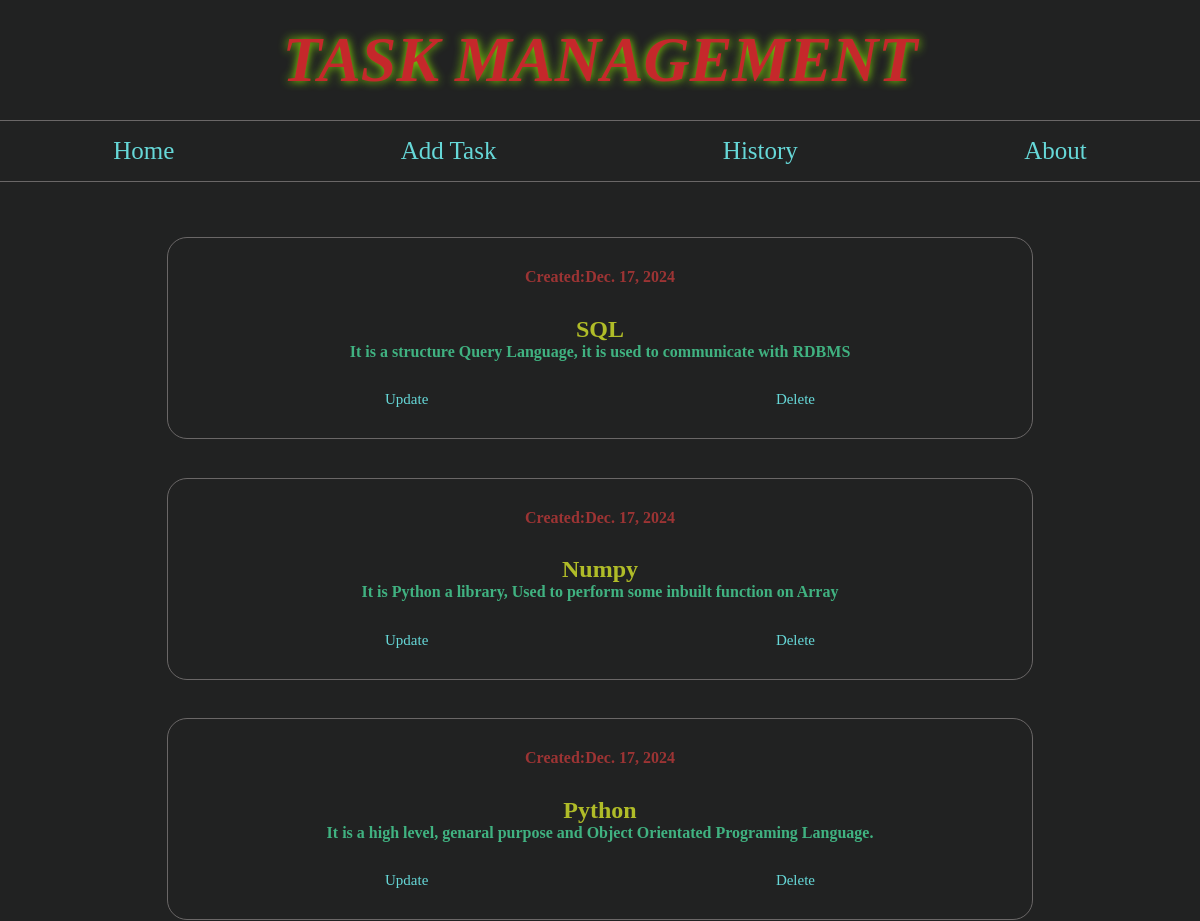
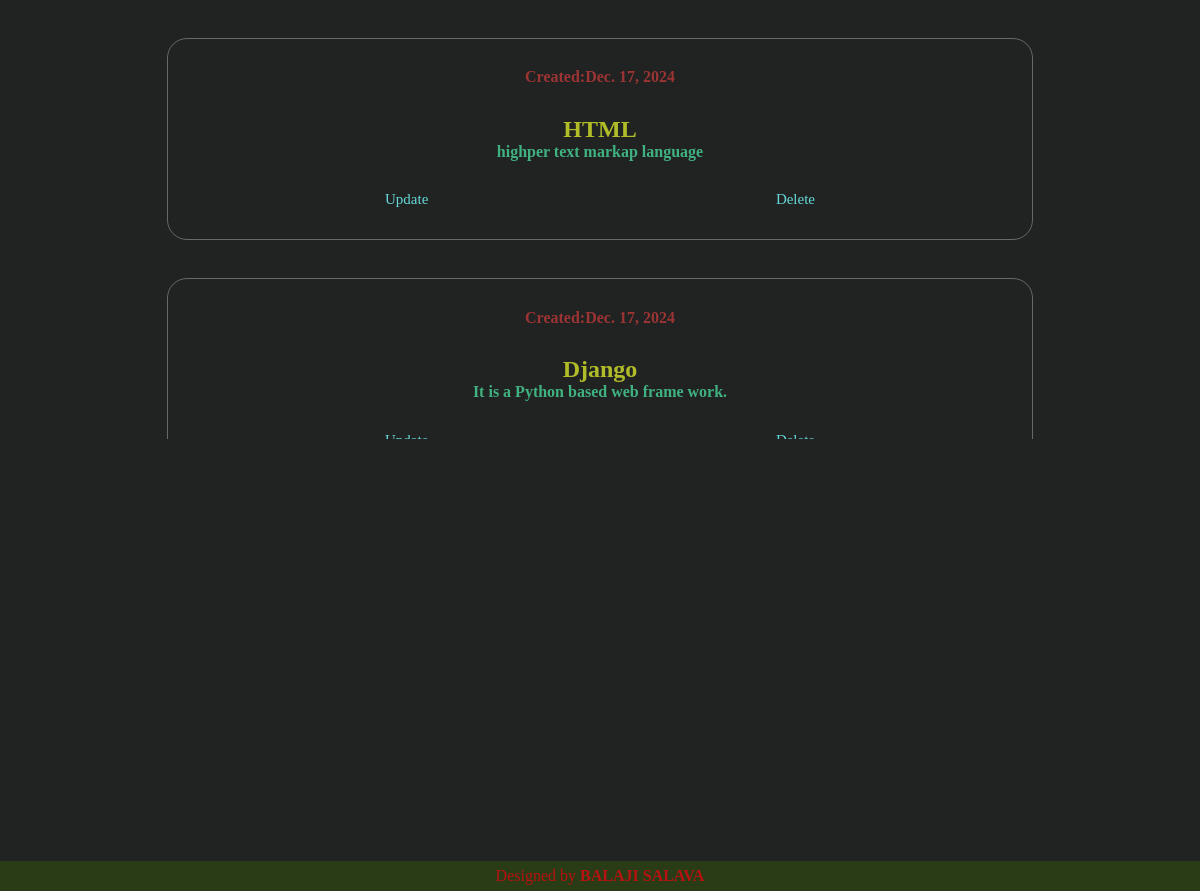
The page / on the database its author committed (2 pictures, top to bottom).
### myapp/models.py (models this page shows)
class Task(models.Model):
    Title=models.CharField(max_length=50)
    Disc=models.CharField(max_length=500)
    Created=models.DateField(auto_now=True)

### myapp/views.py (the view)
# urls.py: 2. Add a URL to urlpatterns:  path('', Home.as_view(), name='home')
def Home(request):
    read=Task.objects.all()
    data={'data':read}
    return render(request,'home.html',data)

### myapp/templates/home.html (shortened to what this page needs)
<!DOCTYPE html>
<html lang="en">
<head>
    {% load static %}
    <link rel="stylesheet" href="{% static 'home.css' %}">
</head>
<body>
    <div class="logo">
        <h1>TASK MANAGEMENT</h1>
    </div>
    {% include 'nav.html' %}
    {% block content %}
    <section>
        <div class="Data">
            {% for i in data %}
            <div class="data">
                <div class="ud">
                    <b>Created:{{i.Created}}</b>
                </div>
                <h1>{{i.Title}} </h1>
                <h4>{{i.Disc}}</h4>
                <div class="ud">
                    <a href="{% url 'update' i.id %}">Update</a><a href="{% url 'delete' i.id %}">  Delete</a>
                </div>
            </div>
            {% endfor %}
        </div>
    </section>
    {% endblock content %}
    <footer>
        <p>Designed by <b>BALAJI SALAVA</b></p>
    </footer>
</body>
</html>

### myapp/templates/nav.html
<div class="nav">
    <a href="{% url 'home' %}">Home</a>
    <a href="{% url 'create' %}">Add Task</a>
    <a href="{% url 'history' %}">History</a>
    <a href="{% url 'about' %}">About</a>
</div>

### myapp/static/home.css (style rules this page uses)
* { margin: 0px; background-color: rgb(33, 34, 34); }
.logo { height: 120px; width: 100vw; font-style: italic; font-size: xx-large; color: rgb(197, 40, 43); display: flex; align-items: center; justify-content: center; text-shadow: 0px 0px 10px rgb(140, 231, 5); }
.nav { border: 1px; border-left: 0px ; border-right: 0px; border-style: solid; border-color: rgb(106, 103, 103); height: 60px; display: flex; justify-content: space-around; align-items: center; }
a { text-decoration: none; background-color: inherit; color: rgb(102, 216, 216); font-size: 25px; }
footer { height: 30px; width: 100vw; background-color: rgb(41, 60, 22); color: rgb(184, 17, 17); display: flex; align-items: center; justify-content: center; position: fixed; bottom: 0px; }
footer p { background-color: inherit; }
footer b { background-color: inherit; }
section { margin-top: 2vh; height: 63vh; width:100vw; display: flex; flex-direction: column; align-items: center; justify-content: center; }
h1,h4 { background-color: inherit; }
section>.Data { height: 100%; width: 80%; display: flex; flex-direction: column; align-items: center; justify-content: space-evenly; overflow-y: auto; scrollbar-width: none; }
section>.Data>.data { margin: 2%; height: 200px; width: 90%; border: 1px; border-radius: 20px; border-style: solid; border-color: rgb(106, 103, 103); display: flex; flex-direction: column; align-items: center; justify-content: space-evenly; }
section>.Data>.data>.ud { width: 90%; height: 5vh; display: flex; justify-content: space-around; align-items: center; }
.ud b { color: rgb(88, 88, 187); }
.ud b:last-child { color: rgb(156, 52, 52); }
.ud a { font-size: 15px; }
.data h1 { color: rgb(176, 188, 40); }
.data h4 { color: rgb(64, 178, 129); }

### rows shown on the page
Task: Created "Dec. 17, 2024", Title "SQL", Disc "It is a structure Query Language, it is used to communicate with RDBMS"
Task: Created "Dec. 17, 2024", Title "Numpy", Disc "It is Python a library, Used to perform some inbuilt function on Array"
Task: Created "Dec. 17, 2024", Title "Python", Disc "It is a high level, genaral purpose and Object Orientated Programing Language."
Task: Created "Dec. 17, 2024", Title "HTML", Disc "highper text markap language"
Task: Created "Dec. 17, 2024", Title "Django", Disc "It is a Python based web frame work."
